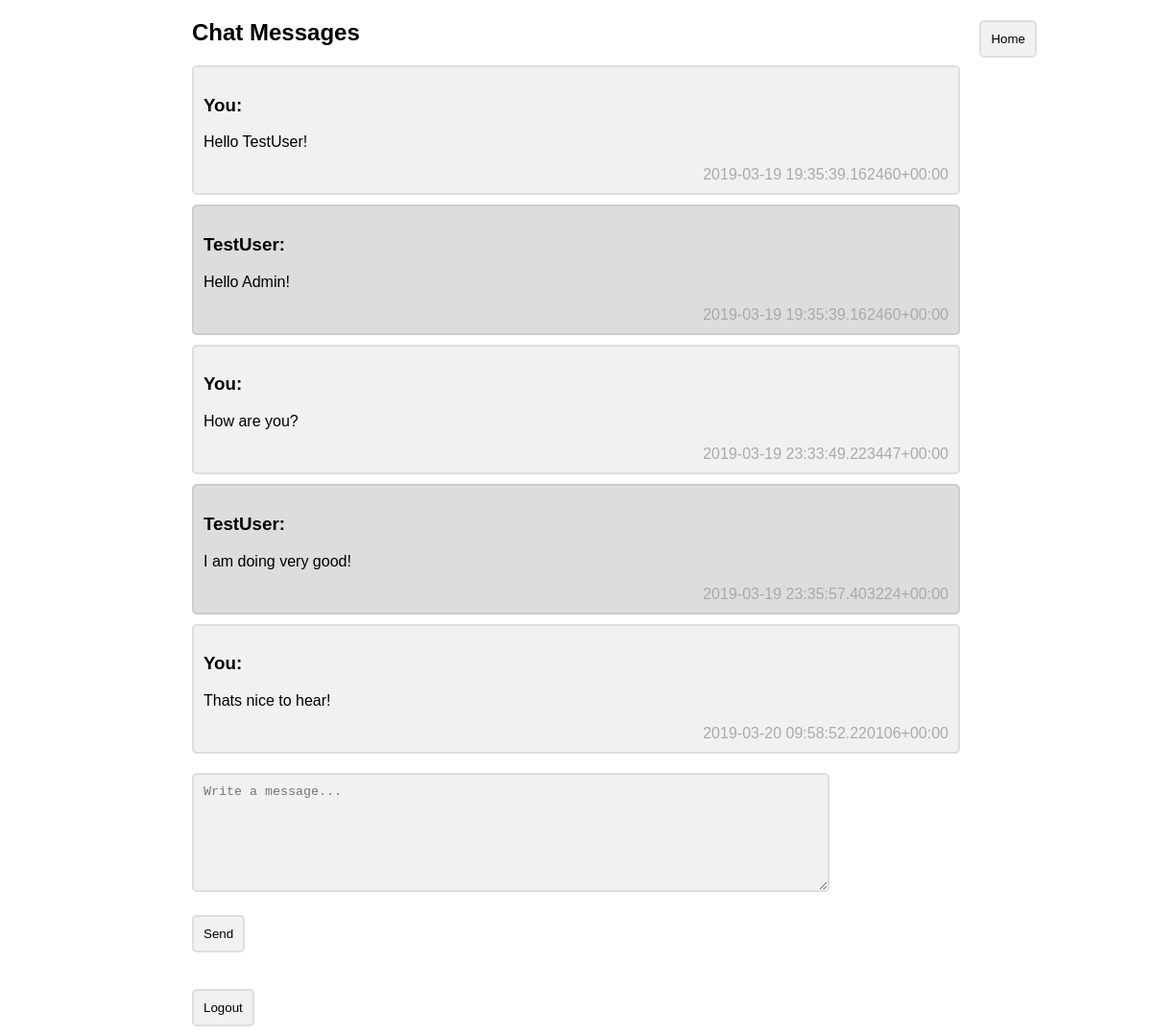
/messaging/TestUser/ (signed in), run on the app's committed database.
### messaging/models.py (models this page shows)
class Message(models.Model):
    Sender = models.ForeignKey(User,to_field='username', on_delete=models.CASCADE, related_name='sender_set')
    Receiver = models.ForeignKey(User,to_field='username', on_delete=models.CASCADE, related_name='receiver_set')
    Message = models.CharField(max_length=1000, default="UNDEFINED")
    Date = models.CharField(max_length=250, default=timezone.now)

### messaging/views.py (the view)
# urls.py: path('<username>/', views.message_view, name='usermessaging'),  #Shows page depending on what user you want to message
def message_view(request, username):
    if request.user.username == username:
        return redirect('home')
    if request.method == "POST":
        form = MessageForm(request.POST or None)
        if form.is_valid():
            formmessage = form.cleaned_data['message']
            message = Message(Sender=request.user, Receiver = User.objects.get(username=username), Message = formmessage, Date=tiezone)
            message.save()
    messages = Message.objects.filter(Q(Sender=request.user.username, Receiver= username) | Q(Sender=username, Receiver = request.user.username)).order_by('Date')
    form = MessageForm()
    return render(request, 'messaging/message.html', {'me':request.user.username, 'chatfriend': username, 'messages': messages, 'form': form})

### messaging/forms.py
class MessageForm(forms.Form):
    message = forms.CharField(label='', max_length=1000,
    widget=forms.Textarea(attrs= {'id': 'message_form', 'maxlength': '1000', 'class': 'container' , 'placeholder' : 'Write a message...', 'style': 'width:80%; height: 100px'}))

### templates/messaging/message.html (shortened to what this page needs)
{% extends 'base.html' %}
{% block content %}
<head>
</head>
<body>
<div style="position: absolute;; right:10%; top:1%; ">
    <a href="{% url 'home' %}">
      <button class="container" >Home</button>
    </a>
</div>
<h2>Chat Messages</h2>
{% for message in messages %}
  {% if message.Sender.username == me %}
    <div class="container">
      <h3> You: </h3>
      <p>{{ message.Message }} </p>
      <span class="right">{{ message.Date }}</span>
    </div>
  {% else %}
    <div class="container darker">
        <h3>{{ chatfriend }}: </h3>
        <p>{{ message.Message }}</p>
        <span class="right">{{ message.Date }}</span>
      </div>
  {% endif %}
{% endfor %}
<form action="" method="POST">
    {{ form }}
    <br>
    <input class="container" type="submit" value="Send">
</form>
</body>
{% endblock %}

### templates/base.html (style rules this page uses)
body { margin: 0 auto; max-width: 800px; padding: 0 20px; font: 16px arial, sans-serif; }
.container { border: 2px solid #dedede; background-color: #f1f1f1; border-radius: 5px; padding: 10px; margin: 10px 0; }
.darker { border-color: #ccc; background-color: #ddd; }
.container::after { content: ""; clear: both; display: table; }
.right { float: right; color: #aaa; }

### data on the page
Message: Message "Hello TestUser!", Date "2019-03-19 19:35:39.162460+00:00"
Message: Sender "TestUser", Message "Hello Admin!", Date "2019-03-19 19:35:39.162460+00:00"
Message: Message "How are you?", Date "2019-03-19 23:33:49.223447+00:00"
Message: Sender "TestUser", Message "I am doing very good!", Date "2019-03-19 23:35:57.403224+00:00"
Message: Message "Thats nice to hear!", Date "2019-03-20 09:58:52.220106+00:00"
